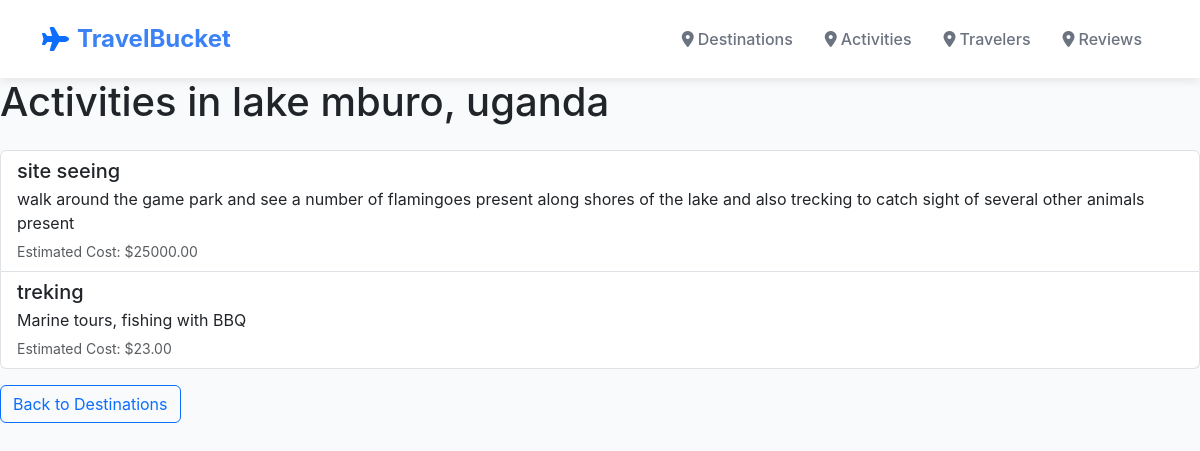
Screenshot of /destinations/2/activities/ with the database file from the repository.
### explorer/models.py (models this page shows, shortened)
class Destination(models.Model):
    name = models.CharField(max_length=100)
    country = models.CharField(max_length=100)
    description = models.TextField()
    best_season = models.CharField(max_length=50)
    image = models.ImageField(upload_to='destinations/', null=True, blank=True)

class Activity(models.Model):
    name = models.CharField(max_length=100)
    destination = models.ForeignKey(Destination, on_delete=models.CASCADE, related_name='activities')
    description = models.TextField()
    cost_estimate = models.DecimalField(max_digits=10, decimal_places=2)

### explorer/views.py (the view)
# urls.py: path('destinations/<int:destination_id>/activities/', views.activities_page, name='activities_page'),
def activities_page(request, destination_id):
    destination = get_object_or_404(Destination, pk=destination_id)
    activities = destination.activities.all()
    return render(request, 'explorer/activities.html', {'destination': destination, 'activities': activities})

### explorer/templates/explorer/activities.html (shortened to what this page needs)
{% extends 'explorer/base.html' %}
{% block content %}
<h1 class="mb-4">Activities in {{ destination.name }}, {{ destination.country }}</h1>
<ul class="list-group">
    {% for activity in activities %}
    <li class="list-group-item">
        <h5 class="mb-1">{{ activity.name }}</h5>
        <p class="mb-1">{{ activity.description }}</p>
        <small class="text-muted">Estimated Cost: ${{ activity.cost_estimate }}</small>
    </li>
    {% empty %}
    <li class="list-group-item">No activities available for this destination.</li>
    {% endfor %}
</ul>
<a href="{% url 'destination_list' %}" class="btn btn-outline-primary mt-3">Back to Destinations</a>
{% endblock %}

### explorer/templates/explorer/base.html (style rules this page uses)
:root { --primary-blue: #3b82f6; --secondary-blue: #1e40af; --light-blue: #e0f2fe; --text-gray: #6b7280; --dark-gray: #374151; }
body { font-family: -apple-system, BlinkMacSystemFont, 'Segoe UI', Roboto, sans-serif; background-color: #f8fafc; }

### rows the page displays
Destination: name "lake mburo", country "uganda"
Activity: name "site seeing", description "walk around the game park and see a number of flamingoes present along shores of the lake and also trecking to catch sight of several other animals present", cost_estimate "25000.00"
Activity: name "treking", description "Marine tours, fishing with BBQ", cost_estimate "23.00"
